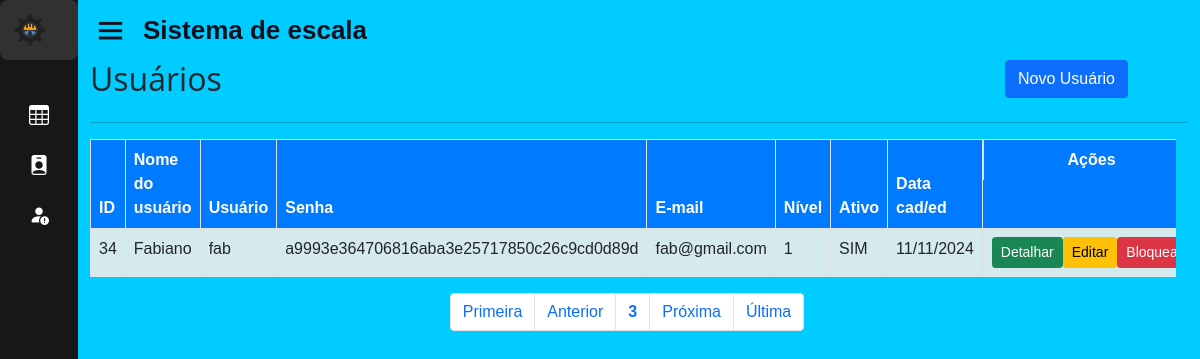
/home.php?page=lista_usu&pagina=3 (signed in), run on an earlier commit of the app's database.
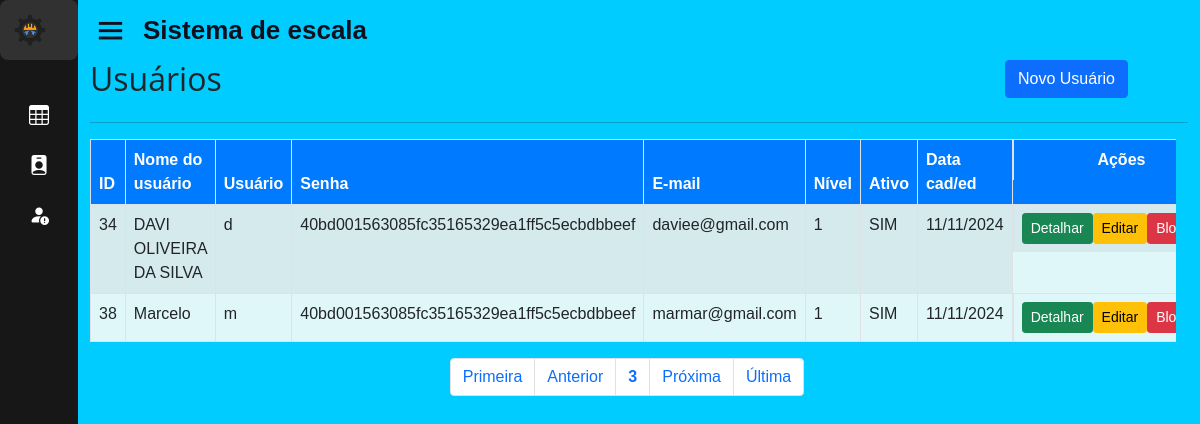
And on a later commit of the database.
### tables this page shows
CREATE TABLE IF NOT EXISTS `usuarios` (
  `id` int(11) unsigned NOT NULL AUTO_INCREMENT,
  `nome` varchar(50) NOT NULL,
  `usuario` varchar(25) NOT NULL,
  `senha` varchar(40) NOT NULL,
  `email` varchar(100) NOT NULL,
  `nivel` int(1) unsigned NOT NULL DEFAULT 1,
  `ativo` tinyint(1) NOT NULL DEFAULT 1,
  `dt_cadastro` datetime NOT NULL,
  `id_func` int(11) DEFAULT NULL,
  PRIMARY KEY (`id`),
  UNIQUE KEY `usuario` (`usuario`),
  KEY `nivel` (`nivel`),
  KEY `FK_usuarios_funcionario` (`id_func`),
  CONSTRAINT `FK_usuarios_funcionario` FOREIGN KEY (`id_func`) REFERENCES `funcionario` (`id_func`) ON DELETE CASCADE ON UPDATE CASCADE
);

### sis/usuarios/lista_usu.php (the view, shortened to what this page needs)
<div id="main" class="container-fluid">
	<div id="top" class="row">
		<div class="col-md-10">
			<h2>Usuários</h2>
		</div>
		<div class="col-md-2">
			<a href="?page=fadd_usu" class="btn btn-primary pull-right h2">Novo Usuário</a>
		</div>
	</div>
	<hr/>
		<div id="list" class="row">
			<div class="table-responsive">
				<?php
					$quantidade = 5;
					$pagina = (isset($_GET['pagina'])) ? (int)$_GET['pagina'] : 1;
					$inicio = ($quantidade * $pagina) - $quantidade;
					$data_all = mysqli_query($con, "select * from usuarios order by id asc limit $inicio, $quantidade;");
					echo "<table class='table table-striped table-bordered' style='background-color: #e0f7fa;' cellspacing='0' cellpadding='0'>";
					echo "<thead style='background-color: #007bff; color: white;'>";
					echo "<tr>";
					echo "<td><strong>ID</strong></td>";
					echo "<td><strong>Nome do usuário</strong></td>";
					echo "<td><strong>Usuário</strong></td>";
					echo "<td class='d-none d-md-table-cell'><strong>Senha</strong></td>";
					echo "<td class='d-none d-md-table-cell'><strong>E-mail</strong></td>";
					echo "<td class='d-none d-md-table-cell'><strong>Nível</strong></td>";
					echo "<td class='d-none d-md-table-cell'><strong>Ativo</strong></td>";
					echo "<td class='d-none d-md-table-cell'><strong>Data cad/ed</strong></td>";
					echo "<td class='actions d-flex justify-content-center'><strong>Ações</strong></td>";
					echo "</tr></thead><tbody>";
					while($info = mysqli_fetch_array($data_all)){
						echo "<tr>";
						echo "<td>".$info['id']."</td>";
						echo "<td>".$info['nome']."</td>";
						echo "<td>".$info['usuario']."</td>";
						echo "<td class='d-none d-md-table-cell'>".$info['senha']."</td>";
						echo "<td class='d-none d-md-table-cell'>".$info['email']." </td>";
						echo "<td class='d-none d-md-table-cell'>".$info['nivel']."</td>";
						if($info['ativo'] == 1){
							echo "<td class='d-none d-md-table-cell'>SIM</td>";
						}else if($info['ativo'] == 0){
							echo "<td class='d-none d-md-table-cell'>NÃO</td>";
						}
						echo "<td class='d-none d-md-table-cell'>".date('d/m/Y',strtotime($info['dt_cadastro']))."</td>";
						echo "<td class='actions btn-group-sm d-flex justify-content-center'>";
						echo "<a class='btn btn-success btn-xs' href='?page=view_usu&id=".$info['id']."'> Detalhar </a>";
						echo "<a class='btn btn-warning btn-xs' href='?page=fedita_usu&id=".$info['id']."'> Editar </a>";
						if($info['ativo'] == 1){
							echo "<a class='btn btn-danger btn-xs' href='?page=block_usu&id=".$info['id']."'> Bloquear </a>";
						}else if($info['ativo'] == 0){
							echo "<a class='btn btn-success btn-xs' href='?page=ativa_usu&id=".$info['id']."'>&nbsp;&nbsp;&nbsp;Ativar&nbsp;&nbsp;</a></div></td>";
						}
					}
					echo "</tr></tbody></table>";
				?>
			</div>
		</div>
		<div id="bottom" class="row">
			<div class="col-md-12 d-flex justify-content-center">
				<?php
					$sqlTotal = "select id from usuarios;";
					$qrTotal = mysqli_query($con, $sqlTotal);
					$numTotal = mysqli_num_rows($qrTotal);
					$totalpagina = (ceil($numTotal/$quantidade)<=0) ? 1 : ceil($numTotal/$quantidade);
					$anterior = (($pagina-1) <= 0) ? 1 : $pagina - 1;
					$posterior = (($pagina+1) >= $totalpagina) ? $totalpagina : $pagina+1;
					echo "<ul class='pagination'>";
					echo "<li class='page-item'><a class='page-link' href='?page=lista_usu&pagina=1'> Primeira</a></li> ";
					echo "<li class='page-item'><a class='page-link' href=\"?page=lista_usu&pagina=$anterior\"> Anterior</a></li> ";
					echo "<li class='page-item'><a class='page-link' href='?page=lista_usu&pagina=".$pagina."'><strong>".$pagina."</strong></a></li> ";
					echo "<li class='page-item'><a class='page-link' href=\"?page=lista_usu&pagina=$posterior\"> Pr&oacute;xima</a></li> ";
					echo "<li class='page-item'><a class='page-link' href=\"?page=lista_usu&pagina=$totalpagina\"> &Uacute;ltima</a></li></ul>";
				?>
			</div>
		</div>
</div>

### home.php (shortened to what this page needs)
<!DOCTYPE html>
<html lang="en" dir="ltr">
<head>
  <link rel="stylesheet" href="./css/style.css">
  <link rel="stylesheet" href="https://cdnjs.cloudflare.com/ajax/libs/font-awesome/6.4.0/css/all.min.css" />
  <link href='https://unpkg.com/boxicons@2.0.7/css/boxicons.min.css' rel='stylesheet'>
  <link href="https://cdn.jsdelivr.net/npm/bootstrap@5.0.2/dist/css/bootstrap.min.css" rel="stylesheet">
  <link rel="stylesheet" href="https://cdn.jsdelivr.net/npm/bootstrap-icons@1.11.3/font/bootstrap-icons.min.css">
</head>
<body>
  <div class="sidebar close">
    <?php
      if (isset($_SESSION['UsuarioNivel'])) {
        switch($_SESSION['UsuarioNivel']){
          case 1: include "base/sidebar.php"; break;
        }
      }
    ?>
  </div>
  <section class="home-section">
    <div class="home-content">
      <i class='bx bx-menu'></i>
      <span class="text">Sistema de escala</span>
    </div>
    <?php
      include "base/ch_pages.php";
    ?>
  </section>
</body>
</html>

### base/sidebar.php (shortened to what this page needs)
<?php
$mysqli = new mysqli("localhost", "root", "", "sisescala");
$id_usuario = $_SESSION['UsuarioID'];
$result = $mysqli->query("SELECT id_func FROM usuarios WHERE id = $id_usuario");
if ($result && $result->num_rows > 0) {
    $info = $result->fetch_assoc();
} else {
    $info['id_func'] = null;
}
?>
        <div class="logo-details">
        <img src="assets/logo-transparente.png" alt="Logo da Empresa" class="company-logo">
        </div>
        <ul class="nav-links">
          <li>
            <a href="?page=view_escala&id_func=<?php echo $info['id_func'] ?>">
              <i class="bi bi-table"></i>
            </a>
          </li>
          <li>
            <a href="?page=perfil_func">
              <i class="bi bi-person-badge-fill"></i>
            </a>
          </li>
          <li>
            <a href="?page=lista_sub">
              <i class="bi bi-person-fill-exclamation"></i>
            </a>
          </li>
        </ul>

### base/ch_pages.php (shortened to what this page needs)
<?php
if (isset($_GET['page'])) {
    switch ($_GET['page']) {
        case 'lista_usu':
            include "sis/usuarios/lista_usu.php";
            break;
    }
}

### css/style.css (style rules this page uses)
* { margin: 0; padding: 0; box-sizing: border-box; }
h2 { font-family: "Open Sans", sans-serif; font-optical-sizing: auto; font-weight: 600; }
p,span,a,td,tr,label { font-family: "Source Sans 3", sans-serif; font-optical-sizing: auto; font-weight:400; }
.row { width: 100%; }
.sidebar { position: fixed; top: 0; left: 0; height: 100%; width: 260px; background: rgb(24, 23, 23); z-index: 100; transition: all 0.5s ease; }
.sidebar.close { width: 78px; }
.sidebar .logo-details { height: 60px; width: 100%; display: flex; align-items: center; }
.sidebar .nav-links { height: 100%; padding: 30px 0 150px 0; overflow: auto; }
.sidebar.close .nav-links { overflow: visible; }
.sidebar .nav-links li { position: relative; list-style: none; transition: all 0.4s ease; }
.sidebar .nav-links li i { height: 50px; min-width: 78px; text-align: center; line-height: 50px; color: #fff; font-size: 20px; cursor: pointer; transition: all 0.3s ease; }
.sidebar .nav-links li a { display: flex; align-items: center; text-decoration: none; }
.home-section { position: relative; background: rgb(0, 204, 255); min-height: 100vh; left: 260px; width: calc(100% - 260px); transition: all 0.5s ease; }
.sidebar.close ~ .home-section { left: 78px; width: calc(100% - 78px); }
.home-section .home-content { height: 60px; display: flex; align-items: center; }
.home-section .home-content .bx-menu, .home-section .home-content .text { color: #11101d; font-size: 35px; }
.home-section .home-content .bx-menu { margin: 0 15px; cursor: pointer; }
.home-section .home-content .text { font-size: 26px; font-weight: 600; }
.company-logo { width: 40px; height: auto; margin-right: 10px; }
.logo-details { background-color: #313131; padding: 10px; border-radius: 8px; }

What changed in the data, as far as the page shows it:
changed usuarios id 34: nome "Fabiano" → "DAVI OLIVEIRA DA SILVA"; usuario "fab" → "d"; senha "a9993e364706816aba3e25717850c26c9cd0d89d" → "40bd001563085fc35165329ea1ff5c5ecbdbbeef"; email "fab@gmail.com" → "daviee@gmail.com"
added usuarios: id "38", nome "Marcelo", usuario "m", senha "40bd001563085fc35165329ea1ff5c5ecbdbbeef", email "marmar@gmail.com", nivel "1", ativo "SIM", dt_cadastro "11/11/2024"
